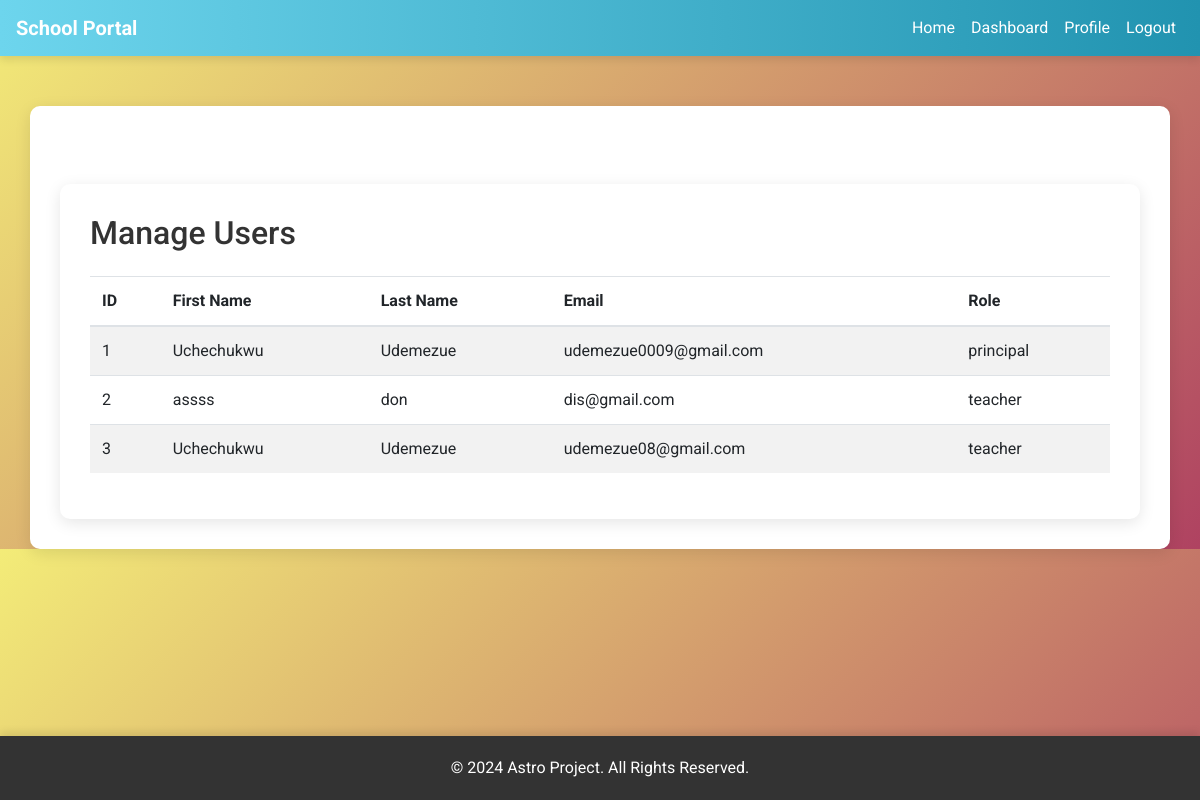
Page /manage_users (signed in) on the committed database.
### school_project/models.py (models this page shows, shortened)
class User(UserMixin, db.Model):
    __tablename__ = 'users'
    id = db.Column(db.Integer, primary_key=True)
    is_teacher = db.Column(db.Boolean, default=False)
    first_name = db.Column(db.String(225), nullable=False)
    last_name = db.Column(db.String(225), nullable=False)
    username = db.Column(db.String(150), unique=True, nullable=True)
    email = db.Column(db.String(150), unique=True, nullable=True)
    is_student = db.Column(db.Boolean, default=False)
    is_parent = db.Column(db.Boolean, default=False)
    password = db.Column(db.String(200), nullable=True)
    role = db.Column(db.String(20), nullable=False)
    student = db.relationship('Student', back_populates='user', uselist=False)
    teacher = db.relationship('Teacher', back_populates='user', uselist=False)
    parent = db.relationship('Parent', back_populates='user', uselist=False)
    principal = db.relationship(
        'Principal', back_populates='user', uselist=False)
    schools = db.relationship('School', back_populates='principal')
    pins = db.relationship('Pin', back_populates='user',
                           lazy='dynamic')
    reset_token_expiration = db.Column(db.DateTime, nullable=True)
    reset_token = db.Column(db.String(36), unique=True, nullable=True)
    classes = db.relationship(
        'Class', secondary=class_teachers, back_populates='teachers')
    def is_student(self):
        return self.student is not None
    def is_teacher(self):
        return self.teacher is not None

### school_project/principal/views.py (the view)
@principal.route("/manage_users", methods=['GET', 'POST'])
@login_required
def manage_users():
    if current_user.role != "principal":
        flash('Unauthorized access', 'danger')
        return redirect(url_for('core.index'))
    users = User.query.all()
    return render_template('manage_users.html', users=users)

### school_project/models.py (called while the page is built)
@login_manager.user_loader
def load_user(user_id):
    return User.query.get(int(user_id))

### school_project/templates/manage_users.html
{% extends "base.html" %}
{% block content %}
    <div class="container mt-5">
        <h2 class="mb-4">Manage Users</h2>
        <div class="table-responsive">
            <table class="table table-striped">
                <thead>
                    <tr>
                        <th>ID</th>
                        <th>First Name</th>
                        <th>Last Name</th>
                        <th>Email</th>
                        <th>Role</th>
                    </tr>
                </thead>
                <tbody>
                    {% for user in users %}
                    <tr>
                        <td>{{ user.id }}</td>
                        <td>{{ user.first_name }}</td>
                        <td>{{ user.last_name }}</td>
                        <td>{{ user.email }}</td>
                        <td>{{ user.role }}</td>
                    </tr>
                    {% endfor %}
                </tbody>
            </table>
        </div>
    </div>
{% endblock  %}

### school_project/templates/base.html (shortened to what this page needs)
<!DOCTYPE html>
<html lang="en">
<head>
    <link rel="stylesheet" href="https://stackpath.bootstrapcdn.com/bootstrap/4.5.2/css/bootstrap.min.css">
    <link rel="stylesheet" href="https://cdnjs.cloudflare.com/ajax/libs/font-awesome/5.15.4/css/all.min.css">
    <link href="https://cdnjs.cloudflare.com/ajax/libs/select2/4.0.13/css/select2.min.css" rel="stylesheet" />
    <link rel="stylesheet" href="{{ url_for('static', filename='css/styles.css') }}">
    <link rel="stylesheet" href="{{ url_for('static', filename='css/fine.css') }}">
</head>
<body>
    <nav class="navbar navbar-expand-lg navbar-light">
        <a class="navbar-brand" href="{{ url_for('core.index') }}">School Portal</a>
        <div class="collapse navbar-collapse" id="navbarNav">
            <ul class="navbar-nav ml-auto">
                {% if current_user.is_authenticated %}
                <li class="nav-item">
                    <a class="nav-link" href="{{ url_for('core.index') }}">Home</a>
                </li>
                {% if current_user.role == 'principal' %}
                <li class="nav-item">
                    <a class="nav-link" href="{{ url_for('principal.principal_dashboard') }}">Dashboard</a>
                </li>
                <li class="nav-item">
                    <a class="nav-link" href="{{ url_for('principal.update_profile') }}">Profile</a>
                </li>
                {% endif %}
                <li class="nav-item">
                    <a class="nav-link" href="{{ url_for('users.logout') }}">Logout</a>
                </li>
                {% endif %}
            </ul>
        </div>
    </nav>
    <div class="container">
        {% block content %}{% endblock %}
    </div>
    <footer>
        <p>&copy; 2024 Astro Project. All Rights Reserved.</p>
    </footer>
</body>
</html>

### school_project/static/css/styles.css (style rules this page uses)
body { font-family: Arial, sans-serif; margin: 0; padding: 0; background-color: #f8f9fa; }
.navbar { margin-bottom: 20px; }
.table-responsive { margin-top: 20px; }
h1, h2, h3 { margin-bottom: 20px; }
.mb-4 { margin-bottom: 1.5rem !important; }
.container { padding: 2em; }
footer { text-align: center; padding: 1em 0; background-color: #333; color: white; position: fixed; width: 100%; bottom: 0; }

### school_project/templates/base.html (style rules this page uses)
body { font-family: 'Roboto', sans-serif; background: linear-gradient(135deg, #f3ec78, #af4261); color: #333; margin: 0; padding: 0; overflow-x: hidden; }
.navbar { box-shadow: 0 4px 8px rgba(0, 0, 0, 0.1); background: linear-gradient(90deg, #6dd5ed, #2193b0); color: #ffffff; transition: background 0.3s; }
.navbar-brand { font-weight: bold; color: #ffffff !important; }
.nav-link { color: #ffffff !important; transition: color 0.3s, transform 0.3s; }
.container { margin-top: 50px; background: #ffffff; padding: 30px; border-radius: 10px; box-shadow: 0 4px 16px rgba(0, 0, 0, 0.1); animation: fadeIn 1s ease-in-out; }
footer { background: #333; color: #fff; text-align: center; padding: 20px 0; position: fixed; bottom: 0; width: 100%; box-shadow: 0 -4px 8px rgba(0, 0, 0, 0.1); }
footer p { margin: 0; }

### rows in the picture
User: id "1", first_name "Uchechukwu", last_name "Udemezue", email "udemezue0009@gmail.com", role "principal"
User: id "2", first_name "assss", last_name "don", email "dis@gmail.com", role "teacher"
User: id "3", first_name "Uchechukwu", last_name "Udemezue", email "udemezue08@gmail.com", role "teacher"
